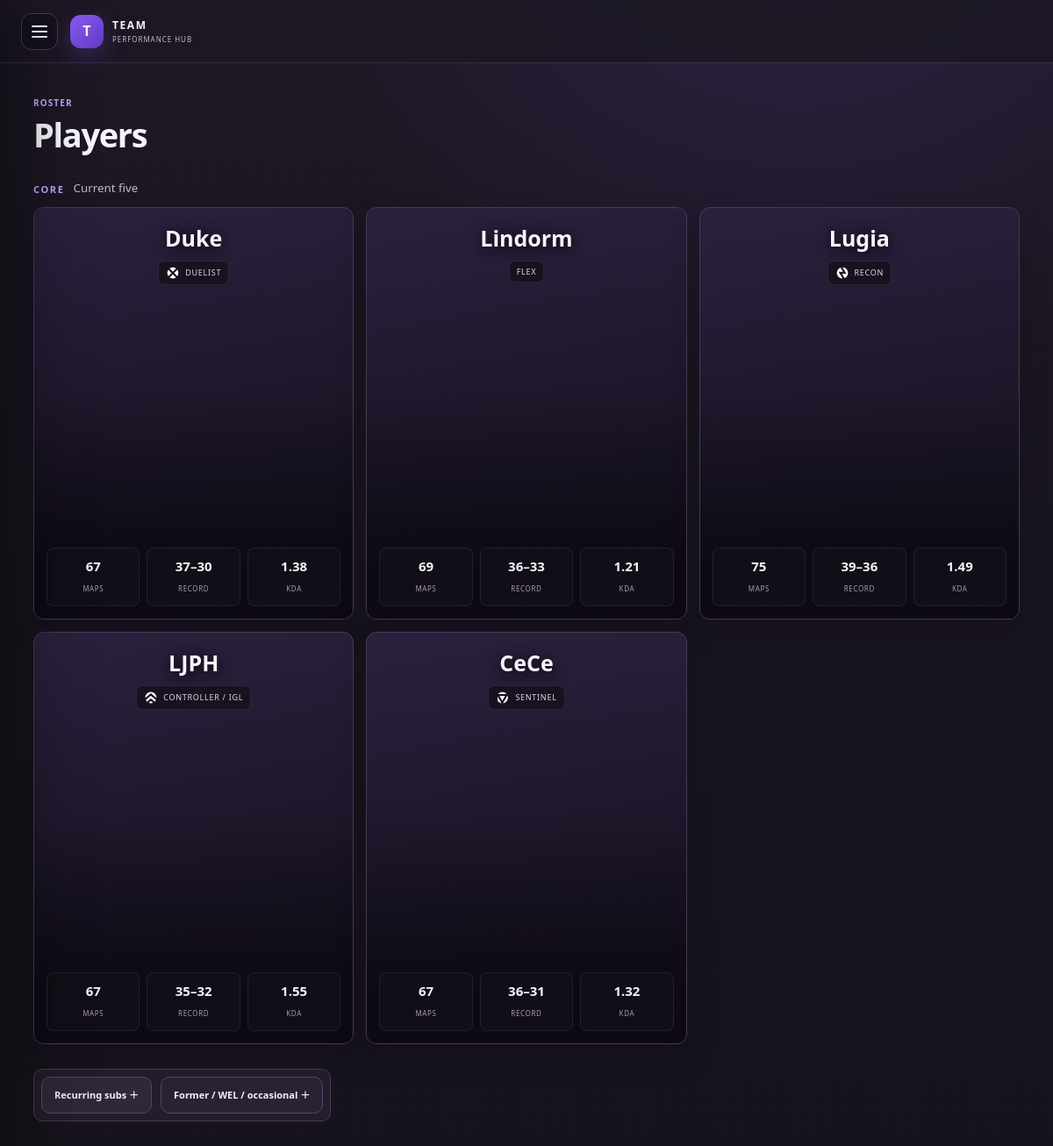
The page /players on the database its author committed.
### tables this page shows
CREATE TABLE players (
    id INTEGER PRIMARY KEY,
    slug TEXT NOT NULL UNIQUE,
    canonical_name TEXT NOT NULL UNIQUE,
    roster_status TEXT NOT NULL CHECK(roster_status IN ('main','recurring_sub','former_sub','wel_sub','occasional_sub')),
    active INTEGER NOT NULL DEFAULT 1,
    created_at TEXT DEFAULT CURRENT_TIMESTAMP
);

### app/main.py (the view)
@app.get("/players", response_class=HTMLResponse)
def players_index(request: Request):
    with connect() as con:
        rows = con.execute("""
            SELECT p.*,COUNT(pms.id) maps_played,COUNT(DISTINCT m.series_id) series_played,
                   SUM(m.result='W') wins,SUM(m.result='L') losses,
                   SUM(COALESCE(pms.kills,0)) kills,SUM(COALESCE(pms.deaths,0)) deaths,SUM(COALESCE(pms.assists,0)) assists
            FROM players p LEFT JOIN player_map_stats pms ON pms.player_id=p.id LEFT JOIN maps m ON m.id=pms.map_id
            GROUP BY p.id ORDER BY CASE p.roster_status WHEN 'main' THEN 1 WHEN 'recurring_sub' THEN 2 WHEN 'wel_sub' THEN 3 WHEN 'former_sub' THEN 4 ELSE 5 END,p.canonical_name
        """).fetchall()
        players=[]
        for r in rows:
            d=dict(r)
            meta=CORE_PLAYER_META.get(r["canonical_name"], {})
            d.update(meta)
            d["core_order"] = CORE_PLAYER_ORDER.index(r["canonical_name"]) if r["canonical_name"] in CORE_PLAYER_ORDER else 99
            top=con.execute("""SELECT agent,MAX(agent_portrait_url) portrait,COUNT(*) n FROM player_map_stats WHERE player_id=? GROUP BY agent ORDER BY n DESC,agent LIMIT 1""",(r["id"],)).fetchone()
            d["top_agent"] = top["agent"] if top else None
            d["top_agent_portrait"] = top["portrait"] if top else None
            players.append(d)
        players.sort(key=lambda x: (0 if x["roster_status"]=="main" else 1, x.get("core_order",99), x["canonical_name"]))
    return templates.TemplateResponse(request,"players.html",{"players":players})

### app/templates/players.html (shortened to what this page needs)
{% extends 'base.html' %}{% block title %}Players · Team Dashboard{% endblock %}{% block content %}
<header class="page-head players-head"><div><span class="eyebrow">ROSTER</span><h1>Players</h1></div></header>
<div class="section-label"><span>CORE</span><small>Current five</small></div>
<div class="player-grid core-grid">{% for p in players if p.roster_status=='main' %}<a class="player-card visual-player core-player-card" href="/players/{{ p.slug }}" {% if p.top_agent_portrait %}style="--player-bg:url('{{ p.top_agent_portrait }}');--player-pos:{{p.portrait_pos or '50% 18%'}}"{% endif %}><div class="player-overlay"></div><div class="player-card-top"><h2>{{ p.canonical_name }}</h2><div class="role-tag">{% if p.role_icon %}<img src="{{p.role_icon}}" alt="{{p.role_label}} role icon">{% endif %}<span>{{p.role_label}}</span></div></div><div class="player-card-body"><div class="player-card-stats wide"><div><b>{{ p.maps_played or 0 }}</b><span>Maps</span></div><div><b>{{ p.wins or 0 }}–{{ p.losses or 0 }}</b><span>Record</span></div><div><b>{{ '%.2f'|format(((p.kills or 0)+(p.assists or 0))/(p.deaths or 1)) }}</b><span>KDA</span></div></div></div></a>{% endfor %}</div>
<div class="sub-controls roster-tabs" role="group" aria-label="Substitute player groups"><button class="toggle-btn" type="button" onclick="toggleSubs('active-subs',this)">Recurring subs <span>＋</span></button><button class="toggle-btn secondary" type="button" onclick="toggleSubs('other-subs',this)">Former / WEL / occasional <span>＋</span></button></div>
{% endblock %}

### rows shown on the page
players: canonical_name "Duke", shows a picture, role_label "DUELIST", maps_played "67", wins "37", losses "30", kills "1.38"
players: canonical_name "Lindorm", role_label "FLEX", maps_played "69", wins "36", losses "33", kills "1.21"
players: canonical_name "Lugia", shows a picture, role_label "RECON", maps_played "75", wins "39", losses "36", kills "1.49"
players: canonical_name "LJPH", shows a picture, role_label "CONTROLLER / IGL", maps_played "67", wins "35", losses "32", kills "1.55"
players: canonical_name "CeCe", shows a picture, role_label "SENTINEL", maps_played "67", wins "36", losses "31", kills "1.32"
